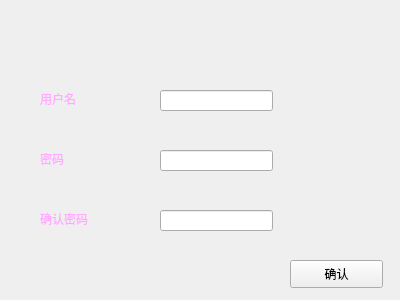
<?xml version="1.0" encoding="UTF-8"?>
<ui version="4.0">
 <class>Form</class>
 <widget class="QWidget" name="Form">
  <property name="geometry">
   <rect>
    <x>0</x>
    <y>0</y>
    <width>400</width>
    <height>300</height>
   </rect>
  </property>
  <property name="windowTitle">
   <string>Form</string>
  </property>
  <property name="styleSheet">
   <string notr="true"/>
  </property>
  <widget class="QLabel" name="label">
   <property name="geometry">
    <rect>
     <x>50</x>
     <y>70</y>
     <width>72</width>
     <height>15</height>
    </rect>
   </property>
   <property name="text">
    <string/>
   </property>
  </widget>
  <widget class="QPushButton" name="pushButton">
   <property name="geometry">
    <rect>
     <x>290</x>
     <y>260</y>
     <width>93</width>
     <height>28</height>
    </rect>
   </property>
   <property name="styleSheet">
    <string notr="true"/>
   </property>
   <property name="text">
    <string>确认</string>
   </property>
   <property name="shortcut">
    <string/>
   </property>
   <property name="checkable">
    <bool>false</bool>
   </property>
  </widget>
  <widget class="QLineEdit" name="lineEdit">
   <property name="geometry">
    <rect>
     <x>160</x>
     <y>90</y>
     <width>113</width>
     <height>21</height>
    </rect>
   </property>
  </widget>
  <widget class="QLineEdit" name="lineEdit_2">
   <property name="geometry">
    <rect>
     <x>160</x>
     <y>150</y>
     <width>113</width>
     <height>21</height>
    </rect>
   </property>
   <property name="font">
    <font>
     <underline>true</underline>
    </font>
   </property>
   <property name="frame">
    <bool>true</bool>
   </property>
   <property name="echoMode">
    <enum>QLineEdit::Password</enum>
   </property>
   <property name="cursorMoveStyle">
    <enum>Qt::LogicalMoveStyle</enum>
   </property>
   <property name="clearButtonEnabled">
    <bool>false</bool>
   </property>
  </widget>
  <widget class="QLineEdit" name="lineEdit_3">
   <property name="geometry">
    <rect>
     <x>160</x>
     <y>210</y>
     <width>113</width>
     <height>21</height>
    </rect>
   </property>
   <property name="echoMode">
    <enum>QLineEdit::Password</enum>
   </property>
  </widget>
  <widget class="QLabel" name="label_2">
   <property name="geometry">
    <rect>
     <x>40</x>
     <y>210</y>
     <width>72</width>
     <height>16</height>
    </rect>
   </property>
   <property name="text">
    <string>&lt;html&gt;&lt;head/&gt;&lt;body&gt;&lt;p&gt;&lt;span style=&quot; color:#ffaaff;&quot;&gt;确认密码&lt;/span&gt;&lt;/p&gt;&lt;/body&gt;&lt;/html&gt;</string>
   </property>
  </widget>
  <widget class="QLabel" name="label_3">
   <property name="geometry">
    <rect>
     <x>40</x>
     <y>90</y>
     <width>72</width>
     <height>16</height>
    </rect>
   </property>
   <property name="text">
    <string>&lt;html&gt;&lt;head/&gt;&lt;body&gt;&lt;p&gt;&lt;span style=&quot; color:#ffaaff;&quot;&gt;用户名&lt;/span&gt;&lt;/p&gt;&lt;/body&gt;&lt;/html&gt;</string>
   </property>
  </widget>
  <widget class="QLabel" name="label_4">
   <property name="geometry">
    <rect>
     <x>40</x>
     <y>150</y>
     <width>72</width>
     <height>16</height>
    </rect>
   </property>
   <property name="text">
    <string>&lt;html&gt;&lt;head/&gt;&lt;body&gt;&lt;p&gt;&lt;span style=&quot; color:#ffaaff;&quot;&gt;密码&lt;/span&gt;&lt;/p&gt;&lt;/body&gt;&lt;/html&gt;</string>
   </property>
  </widget>
  <widget class="QLabel" name="label_5">
   <property name="geometry">
    <rect>
     <x>10</x>
     <y>40</y>
     <width>72</width>
     <height>15</height>
    </rect>
   </property>
   <property name="styleSheet">
    <string notr="true">
image: url(:/new/prefix1/Source/Icon/emoji.png);</string>
   </property>
   <property name="text">
    <string/>
   </property>
  </widget>
 </widget>
 <resources/>
 <connections/>
</ui>
